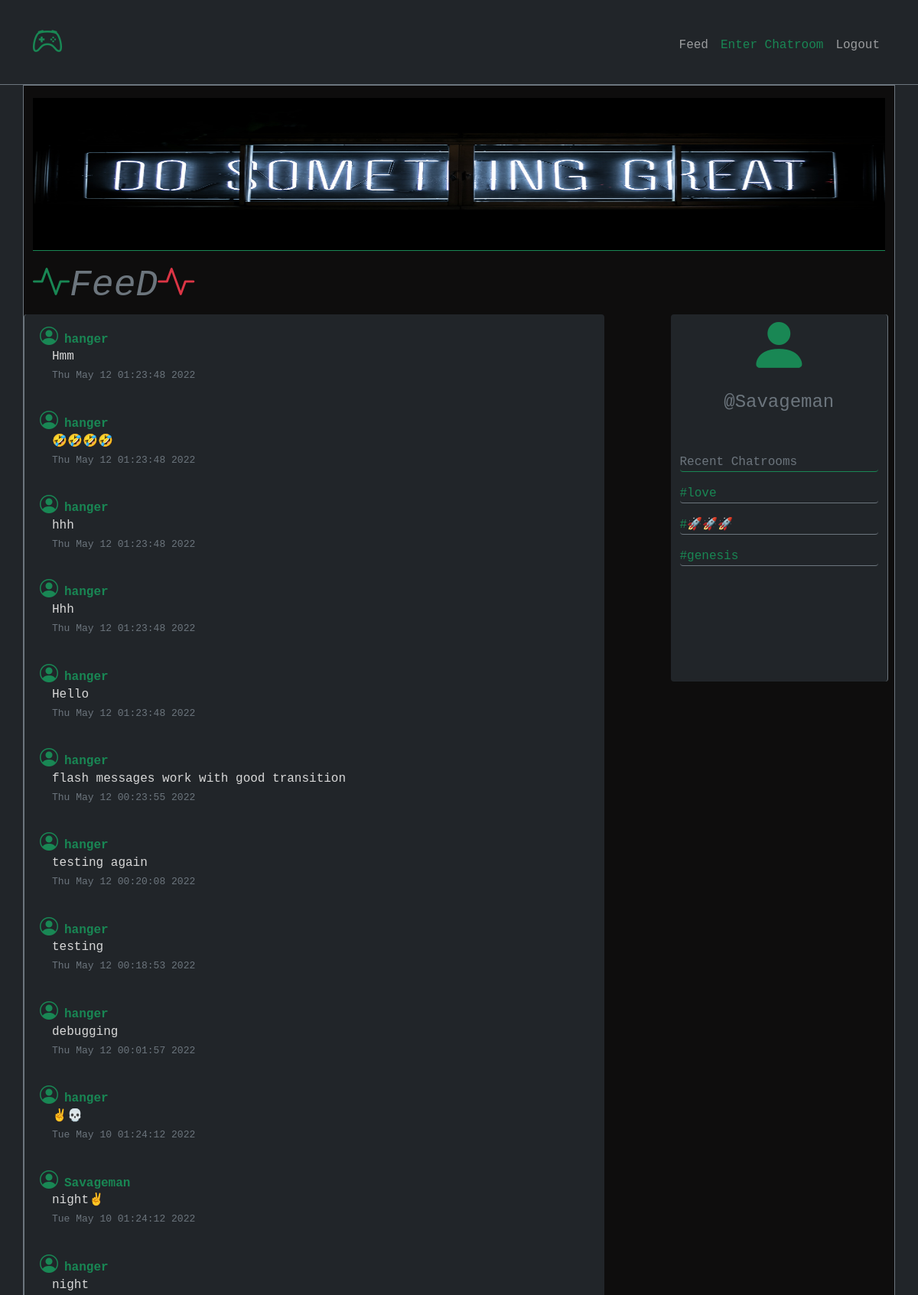
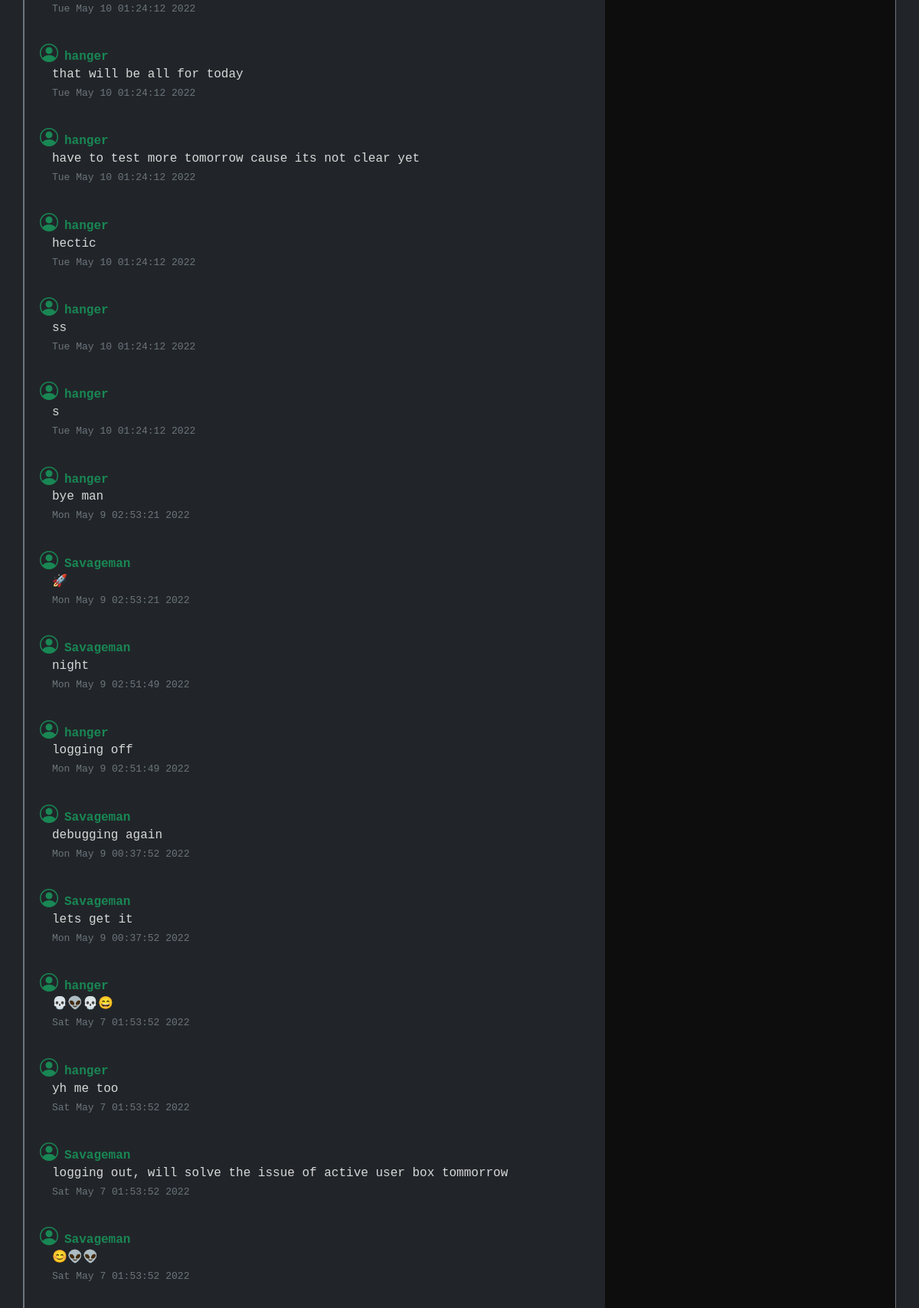
The page / (signed in, upper part) on the database its author committed (2 pictures, top to bottom).
### webapp/database_models.py (models this page shows)
class Feeds(db.Model):
    id = db.Column(db.Integer,primary_key = True)
    post = db.Column(db.String)
    username = db.Column(db.String)
    timeobj = db.Column(db.DateTime,default = datetime.now())
    timestr = db.Column(db.String,default = datetime.now().strftime("%c"))
    user_id = db.Column(db.Integer,db.ForeignKey("users.id"))

class Chatrooms_joined(db.Model):
    id = db.Column(db.Integer,primary_key = True)
    chatroom = db.Column(db.String)
    timeobj = db.Column(db.DateTime,default = datetime.now())
    timestr = db.Column(db.String,default = datetime.now().strftime("%c"))
    user_id = db.Column(db.Integer,db.ForeignKey("users.id"))

### webapp/views.py (the view)
@views.route("/",methods = ["POST","GET"])
def index():
    feed_posts = Feeds.query.order_by(Feeds.id.desc()).limit(100).all()
    if current_user.is_authenticated:
        chatrooms = Chatrooms_joined.query.filter_by(user_id = session["user_id"]).order_by(Chatrooms_joined.id.desc()).limit(6).all()
        return render_template("feed.html", user = current_user,feed_posts = feed_posts, chatrooms = chatrooms)
    else:
        return render_template("feed.html", user = current_user,feed_posts = feed_posts)

### webapp/templates/feed.html (shortened to what this page needs)
<!DOCTYPE html>
<html lang="en">
    <head>
        <link rel="stylesheet" href="https://cdn.jsdelivr.net/npm/bootstrap-icons@1.8.1/font/bootstrap-icons.css">
        <link rel="stylesheet" href="../static/style.css">
        <link rel="stylesheet" href="../static/sass/main.css">
        <link href="https://cdn.jsdelivr.net/npm/bootstrap@5.0.2/dist/css/bootstrap.min.css" rel="stylesheet">
    </head>
    <body class="   bg-dark font-monospace">
         <nav class="navbar sticky-top navbar-expand-md bg-dark pb-3 navbar-dark border-bottom border-secondary">
            <div class="container-md  mt-3">
                <a href="#" class="navbar-brand ">
                    <span class="fw-bold  fs-1 ">
                      <i class="bi bi-controller text-success"></i>
                    </span>
                </a>
                <div class="collapse navbar-collapse justify-content-end align-center" id="main-nav">
                    <ul class="navbar-nav ">
                      <li class="nav-item">
                        <a class="nav-link" href="/">Feed</a>
                      </li>
                      {%if user.is_authenticated%}
                      <li class="nav-item ">
                        <a class="nav-link text-success" href="/configchat">Enter Chatroom</a>
                      </li>
                      {%endif%}
                      {%if user.is_authenticated%}
                      <li class="nav-item">
                        <a class="nav-link" href="/logout">Logout</a>
                      </li>
                      {%endif%}
                    </ul>
                  </div>
                </div>
        </nav>
        <div class=" border border-secondary feed_body  container-md ">
            <div class="  mt-3 d-none d-md-block ">
                <div id="carouselExampleInterval" class="carousel slide" data-bs-ride="carousel">
                    <div class="carousel-inner image_box  ">
                      <div class="carousel-item  active border-bottom border-success" data-bs-interval="20000">
                        <img src="../static/images/clark-tibbs-oqStl2L5oxI-unsplash.jpg" class="d-block w-100  img-c" alt="...">
                      </div>
                    </div>
                </div>
            </div>
            <div class="row justify-content-between mt-3  ">
                <h2 class= "lead display-5 fw-light fst-italic text-muted ">
                    <i class="bi bi-activity text-success"></i>FeeD<i class="bi bi-activity text-danger"></i>
                </h2>
                <div class="col-md-8  col-sm-12 pt-3 mb-5 bg-dark content border-start border-secondary rounded " id="feed_content" >
                    {%if feed_posts%}
                        {%for feed in feed_posts%}
                            <div  class ='chat_text_box  ms-2 '>
                                <h2 class= 'fs-6 fw-bold text-success  lead '><i class='bi bi-person-circle fs-4 me-2'></i>{{feed.username}}</h2>
                                <p class = 'chat_text ps-3 ' >{{feed.post}}</P>
                                <p class = 'chat_time ps-3  text-muted'>{{feed.timestr}}</p>
                            </div>
                        {%endfor%}
                    {%endif%}
                </div>
                <div class="col-md-3 d-none d-md-block bg-dark info_box rounded me-2 border-end border-secondary ">
                    {%if user.is_authenticated%}
                        <div>
                            <i class="bi col bi-person-fill text-success text-center display-1 d-block userprofile "></i>
                            <p class="text-muted col   text-center fs-4   ">
                                @{{session.username}}
                            </p>
                            <div  class = "mt-5 ">
                                <p class = "text-muted  border-bottom border-success  rounded"> Recent Chatrooms</p>
                                {%if chatrooms%}
                                    {%for chatroom in chatrooms%}
                                    <p class = "text-success border-bottom border-secondary rounded">#{{chatroom.chatroom}}</p>
                                    {%endfor%}
                                {%endif%}
                            </div>
                        </div>
                    {%endif%}
                </div>
            </div>
        </div>
    </body>
</html>

### webapp/static/style.css (style rules this page uses)
#feed_content { color: rgb(216, 216, 216); word-wrap: break-word; }
.userprofile { padding-right:-4px; }
.chat_text { color: rgb(216, 216, 216); margin-top: -10px; }
.chat_time { font-size: small; margin-top: -13px; padding-bottom: 20px; }
.info_box { height: 30rem; }
.image_box { height: 200px; }
.carousel-item { height: 100%; }
.img-c { height: 100%; }
.feed_body { background-color: rgb(14, 13, 13); }

### rows shown on the page
Feeds: username "hanger", post "Hmm", timestr "Thu May 12 01:23:48 2022"
Feeds: username "hanger", post "🤣🤣🤣🤣", timestr "Thu May 12 01:23:48 2022"
Feeds: username "hanger", post "hhh", timestr "Thu May 12 01:23:48 2022"
Feeds: username "hanger", post "Hhh", timestr "Thu May 12 01:23:48 2022"
Feeds: username "hanger", post "Hello", timestr "Thu May 12 01:23:48 2022"
Feeds: username "hanger", post "flash messages work with good transition", timestr "Thu May 12 00:23:55 2022"
Feeds: username "hanger", post "testing again", timestr "Thu May 12 00:20:08 2022"
Feeds: username "hanger", post "testing", timestr "Thu May 12 00:18:53 2022"
Feeds: username "hanger", post "debugging", timestr "Thu May 12 00:01:57 2022"
Feeds: username "hanger", post "✌️💀", timestr "Tue May 10 01:24:12 2022"
Feeds: username "Savageman", post "night✌️", timestr "Tue May 10 01:24:12 2022"
Feeds: username "hanger", post "night", timestr "Tue May 10 01:24:12 2022"
Feeds: username "hanger", post "that will be all for today", timestr "Tue May 10 01:24:12 2022"
Feeds: username "hanger", post "have to test more tomorrow cause its not clear yet", timestr "Tue May 10 01:24:12 2022"
Feeds: username "hanger", post "hectic", timestr "Tue May 10 01:24:12 2022"
Feeds: username "hanger", post "ss", timestr "Tue May 10 01:24:12 2022"
Feeds: username "hanger", post "s", timestr "Tue May 10 01:24:12 2022"
Feeds: username "hanger", post "bye man", timestr "Mon May 9 02:53:21 2022"
Feeds: username "Savageman", post "🚀", timestr "Mon May 9 02:53:21 2022"
Feeds: username "Savageman", post "night", timestr "Mon May 9 02:51:49 2022"
Feeds: username "hanger", post "logging off", timestr "Mon May 9 02:51:49 2022"
Feeds: username "Savageman", post "debugging again", timestr "Mon May 9 00:37:52 2022"
Feeds: username "Savageman", post "lets get it", timestr "Mon May 9 00:37:52 2022"
Feeds: username "hanger", post "💀👽💀😄", timestr "Sat May 7 01:53:52 2022"
Feeds: username "hanger", post "yh me too", timestr "Sat May 7 01:53:52 2022"
Feeds: username "Savageman", post "logging out, will solve the issue of active user box tommorrow", timestr "Sat May 7 01:53:52 2022"
Feeds: username "Savageman", post "😊👽👽", timestr "Sat May 7 01:53:52 2022"
Chatrooms_joined: chatroom "love"
Chatrooms_joined: chatroom "🚀🚀🚀"
Chatrooms_joined: chatroom "genesis"

### other values the page prints
{{ session.username }} "Savageman"
